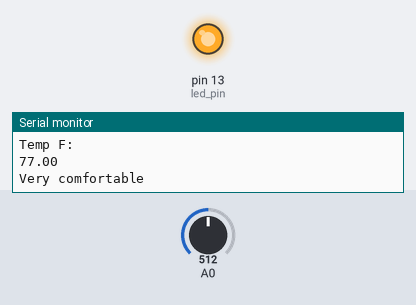
Bench run of a sketch on a simulated Arduino Uno, built with avr-gcc and run on an emulated ATmega328P. On the bench: output pins drawn as LEDs (lit = HIGH), the last lines printed to the serial monitor. The inputs (shaded band) are chosen by the test bench; at power-on: A0 = 512.

Above: at 1.8 s.
1.9 s: A0 set to 463
3.4 s: A0 set to 444
At 4.4 s:
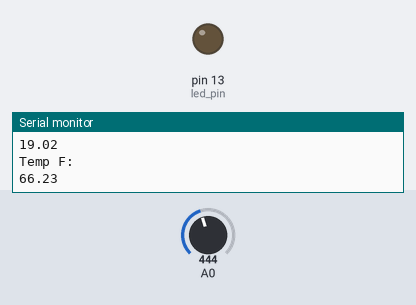
5.5 s: A0 set to 511
At 7.2 s:
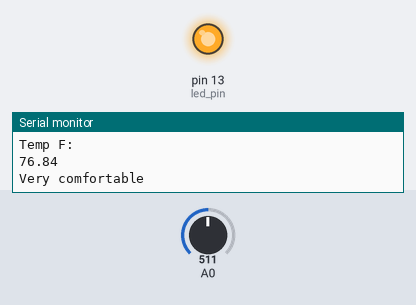
7.5 s: A0 set to 306
At 8.8 s:
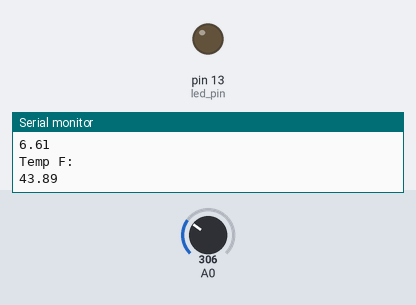
Timing chart, 0 to 10.5 s (numbered marks = the images above; inputs shaded):
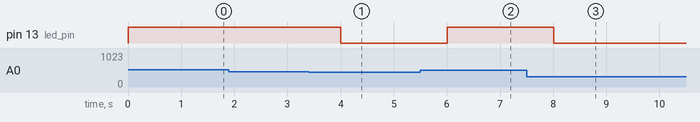

Measured:
- the behaviour switches between 456 and 455 on A0 (found by bisection; images 0 and 1)
- after the input at 3.4 s, pin 13 (led_pin): HIGH → LOW after 0.61 s
- after the input at 5.5 s, pin 13 (led_pin): LOW → HIGH after 0.51 s
- after the input at 7.5 s, pin 13 (led_pin): HIGH → LOW after 0.51 s

The sketch:

ThermisterRead.ino
```cpp
#include <math.h>

int led_pin = 13;

void setup(void) {
  Serial.begin(9600);
  pinMode(led_pin,OUTPUT);
}

double Thermister(int RawADC) {
  double Temp;
  // See http://en.wikipedia.org/wiki/Thermistor for explanation of formula
  Temp = log(((10240000/RawADC) - 10000));
  Temp = 1 / (0.001129148 + (0.000234125 * Temp) + (0.0000000876741 * Temp * Temp * Temp));
  Temp = Temp - 273.15;           // Convert Kelvin to Celcius
  return Temp;
}

void printTemp(void) {
  double fTemp;
  double temp = Thermister(analogRead(0));  // Read sensor
  fTemp = (temp * 1.8) + 32.0;    // Convert to USA
  Serial.println("Temp C:");
  Serial.println(temp);
  Serial.println("Temp F:");
  Serial.println(fTemp);
  if (fTemp > 68 && fTemp < 78) {
    Serial.println("Very comfortable");
    digitalWrite(led_pin,HIGH);
  } else {
    digitalWrite(led_pin,LOW);
  }

}

void loop(void) {
  printTemp();
  delay(1000);
}
```
